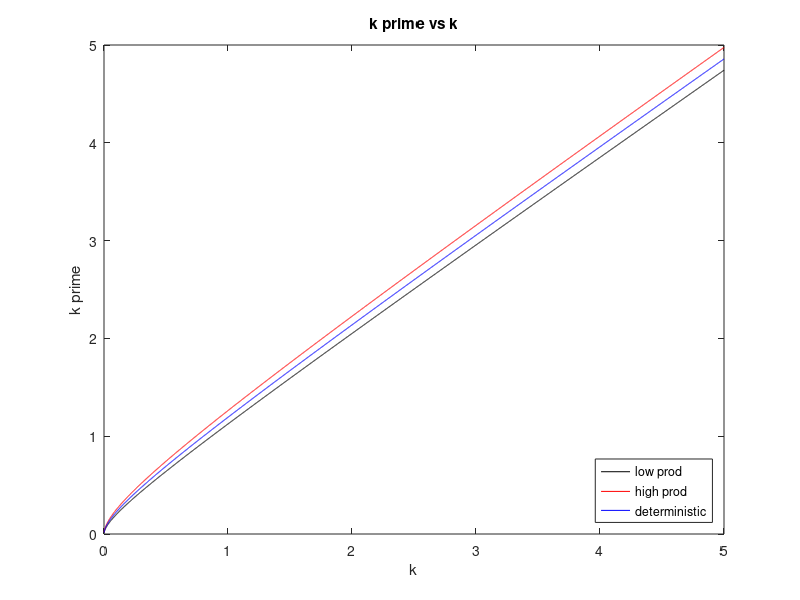
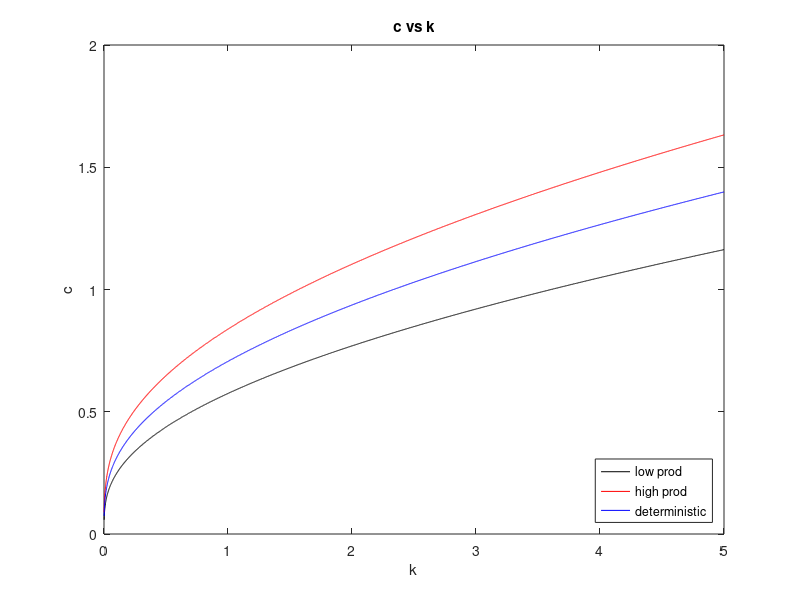

MATLAB code to generate these figures, in order: (Note: this script raises an error after producing the figures.)
mkdir('pings')
addpath('C:\Users\micha\OneDrive\Documents\HOMEWORK\Y1S1\Macro\PS5')
clear; close all; clc
pbeta = 0.95;
pdelta = 0.1;
pz0 = 1;
pgamma0 = 2;
pgamma1 = 1.01;
ppsi = 0.35;
rerun = 0;
if rerun
k = 0.001:0.001:5; %k grid
[~,~,c0,kprime0,v0] = iter_meth(k,pbeta,pdelta,pz0,pgamma0,ppsi);
z = [0.8 1.2];
P = [0.9 0.1;0.1 0.9];
[c,kprime,v] = iter_meth_sto(k,pbeta,pdelta,z,P,pgamma0,ppsi);
save res_q2
else
    load res_q2
end
figure
plot(k,kprime(:,1),'k')
hold on
plot(k,kprime(:,2),'r')
plot(k,kprime0,'b')
hold off
set(gcf,'Color',[1 1 1])
legend('low prod','high prod','deterministic','Location','SouthEast')
title('k prime vs k')
ylabel('k prime')
xlabel('k')
cd('pings')
saveas(gcf,'q2k.png')
cd('..')

figure
plot(k,c(:,1),'k')
hold on
plot(k,c(:,2),'r')
plot(k,c0,'b')
hold off
set(gcf,'Color',[1 1 1])
legend('low prod','high prod','deterministic','Location','SouthEast')
title('c vs k')
ylabel('c')
xlabel('k')
cd('pings')
saveas(gcf,'q2c.png')
cd('..')

% simulate
dosim=0;
if dosim==1
T = 1e5;
burn = floor(T/10);
dist0 = ones(size(k'));
dist0 = dist0./sum(dist0(:));
stat = 1; % initial state
cons = zeros(T,1);
Y = cons;
kap = cons;
I = cons;
w = cons;
r = cons;
% make transition matrices
mat1 = zeros(length(k));
mat2 = mat1;
for i=1:length(k)
    mat1(:,i) = 0+kprime(i,1)==k;
    mat2(:,i) = 0+kprime(i,2)==k;
end
tic
for tt = 1:T+burn
    if mod(tt,burn)==0; toc; disp(['iteration ' num2str(tt)]); end
    draw = rand;
    if draw<0.1; stat = 1-stat; end % z transition with probability 0.1
    switch stat
        case 0
            dist = mat1*dist0;
        otherwise
            dist = mat2*dist0;
    end
    if tt>burn % after burn-in, calculate 
        t = tt-burn;
        % calculate values 
        cons(t) = sum(c(:,stat+1).*dist0);
        kap(t) = sum(k'.*dist0);
        I(t) =sum(kprime(:,stat+1).*dist0 - (1-pdelta)*k'.*dist0);
        Y(t) = kap(t)^(ppsi);
        r(t) = sum((ppsi)*kap(t).^(ppsi-1));
        w(t) = sum(kap(t).^(ppsi) - r(t)*kap(t));
    end
    dist0=dist;
end
save simres
else
    load simres
end
% calculate deterministic steady state
matss = 0*mat1;
for i=1:length(k)
    matss(:,i) = 0+kprime0(i)==k;
end
init=ones(size(k'));
init=init./(sum(init));
tol=1e-6;
diff = 999;
maxiter=1e6;
iter=1;
while (iter<maxiter)&&(diff>tol)
    next = matss*init;
    iter = iter+1;
    diff = sum(abs(next - init));
    init = next;
end
consss = sum(c0(:).*next);
kapss = sum(k'.*next);
Yss = kapss^(ppsi);
Iss =sum(kprime0'.*next - (1-pdelta)*k'.*next);
rss = sum((ppsi)*kapss.^(ppsi-1));
wss = sum(kapss.^(ppsi) - rss*kapss);
        

consa = mean(cons);
kapa = mean(kap);
Ia = mean(I);
ra = mean(r);
wa = mean(w);
Ya = mean(Y);

Deterministic = [ kapss Yss consss Iss wss rss rss-pdelta]';
Simulation = [kapa Ya consa  Ia wa ra ra-pdelta]';
tab = table(Deterministic,Simulation,'RowNames',{'Capital' 'Output' 'Consumption' 'Investment' 'wages' 'rental rate' 'Interest rate (rental net of depr.)'});
table2latex(tab,'q2.tex')

cvol = std(cons);
Yvol = std(Y);
Ivol = std(I);
cycorr = corr(cons,Y);
rycorr = corr(r,Y);

Simulation = [cvol Yvol Ivol cycorr rycorr]';
tab = table(Simulation,'RowNames',{'Consumption Volatility' 'Output Volatility' 'Investment Volatility' 'C-Y Correlation' 'r-Y Correlation'});
table2latex(tab,'q2vols.tex')